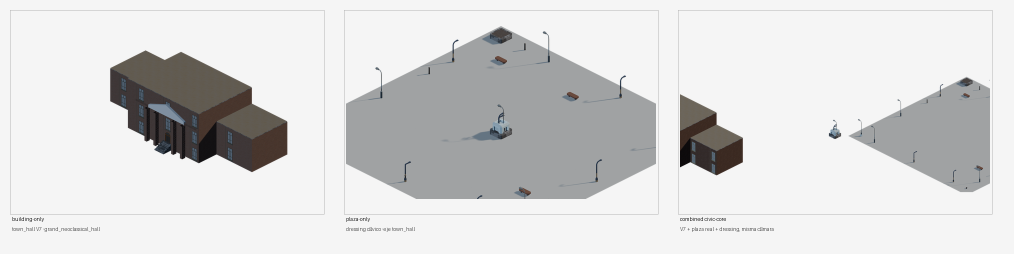
#> input picture blender_artist/showcase/vg-civic-core/civic-core-references.png, 2028 x 508 px, given in place of city_mixed_tenement_z1.png, which was not available (shown at 1/2 size)
$ python d1113t-phaser-sheets.py
#> lines starting #> are read from the running program, lines starting #| are printed output that depends on the picture
#!/usr/bin/env python3
"""D-111.3-T FASE 4 — hojas de entregables a partir de `phaser_captures/`.

Compone, sólo desde capturas versionadas del propio brazo QA:
  d1113_technical_city_1x.png · d1113_technical_city_05x.png · d1113_technical_night.png ·
  d1113_technical_damage_fire.png

Uso: python3 scripts/d1113t-phaser-sheets.py
"""

from pathlib import Path

from PIL import Image, ImageDraw

REPO = Path(__file__).resolve().parents[1]
TECH = REPO / "docs/art/graphics-capabilities/evidence/d1113/technical"
CAPS = TECH / "phaser_captures"
BG = (11, 20, 34)
PANEL_BG = (17, 27, 43)
TEXT = (232, 236, 244)
MUTED = (148, 163, 184)
CELL_W, CELL_H = 720, 470
CAPTION_H = 56
PAD = 18


def sheet(name, arms, header):
#> called with name = 'd1113_technical_city_1x.png'
    width = CELL_W * 2 + PAD * 3
    height = 56 + ((CELL_H + CAPTION_H + PAD) * ((len(arms) + 1) // 2)) + PAD
    out = Image.new("RGB", (width, height), BG)
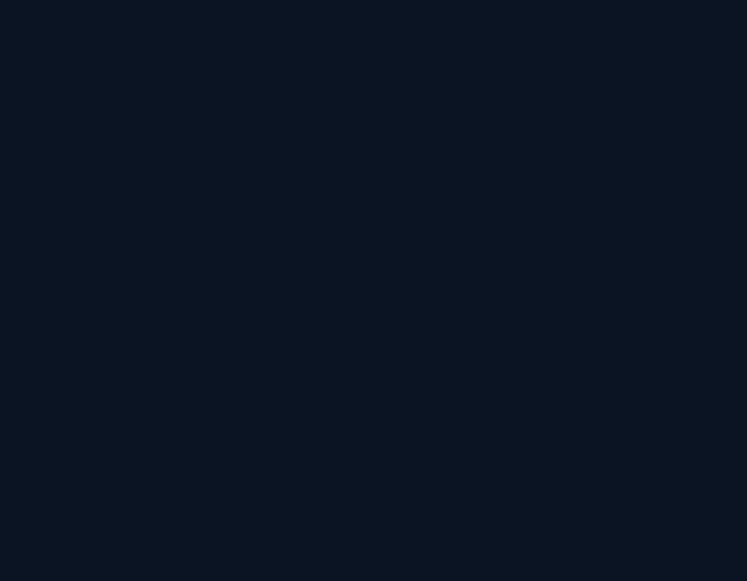
#> out: PIL image 1494x1162 RGB (shown at 1/2 size); mean R, G, B 11, 20, 34
    draw = ImageDraw.Draw(out)
    draw.text((PAD, 16), header, fill=TEXT)
    for index, (arm, caption) in enumerate(arms):
        row, column = divmod(index, 2)
        x = PAD + column * (CELL_W + PAD)
        y = 56 + row * (CELL_H + CAPTION_H + PAD)
        image = Image.open(CAPS / f"{arm}.png").convert("RGB")
        scale = min((CELL_W - 16) / image.width, (CELL_H - 16) / image.height)
#> scale = 0.347
        image = image.resize((int(image.width * scale), int(image.height * scale)))
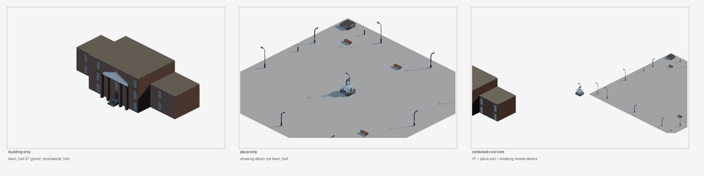
#> image: PIL image 704x176 RGB; mean R, G, B 216.5, 216.4, 216.4
        draw.rectangle([x, y, x + CELL_W, y + CELL_H + CAPTION_H], fill=PANEL_BG)
        out.paste(image, (x + (CELL_W - image.width) // 2, y + (CELL_H - image.height) // 2))
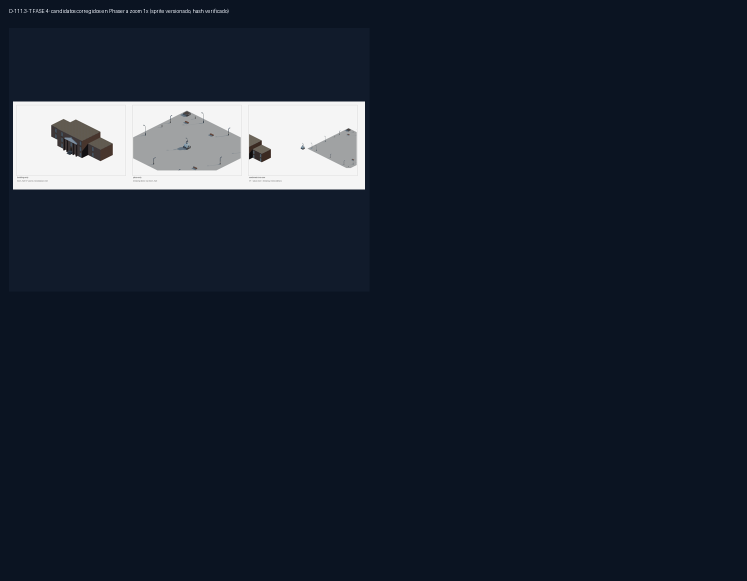
#> out: PIL image 1494x1162 RGB (shown at 1/2 size); mean R, G, B 26.7, 35.2, 48.5
        draw.text((x + 8, y + CELL_H + 6), caption, fill=TEXT)
        draw.text((x + 8, y + CELL_H + 26), "Art Lab QA · no partida jugable", fill=MUTED)
#> pass 2 of the loop in sheet, `for index, (arm, caption) in enumerate(arms):`:
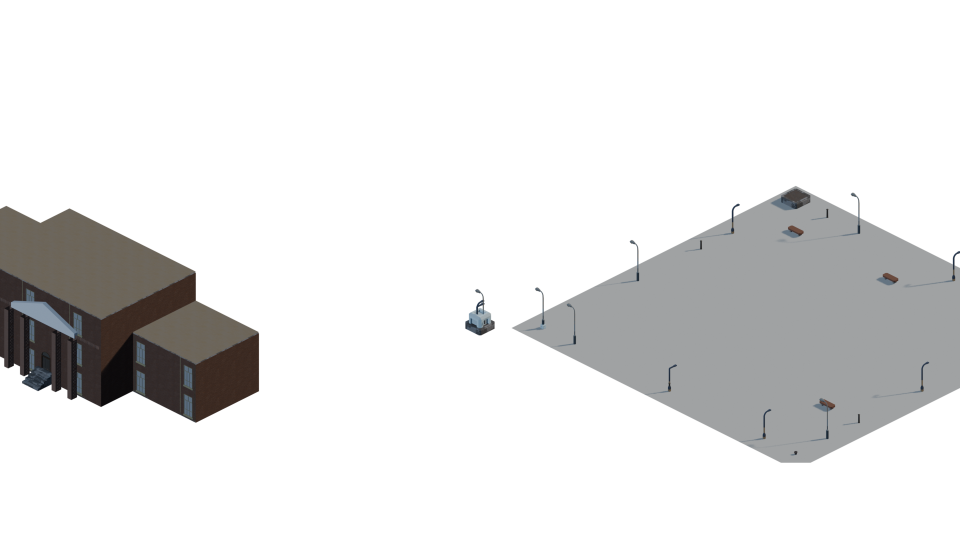
#> input picture blender_artist/showcase/vg-civic-core/civic_core_town_hall_1002.png, 1920 x 1080 px, given in place of city_row_house_z1.png, which was not available (shown at 1/2 size)
#> in sheet, `image = image.resize((int(image.width * scale), int(image.height * sca..`:
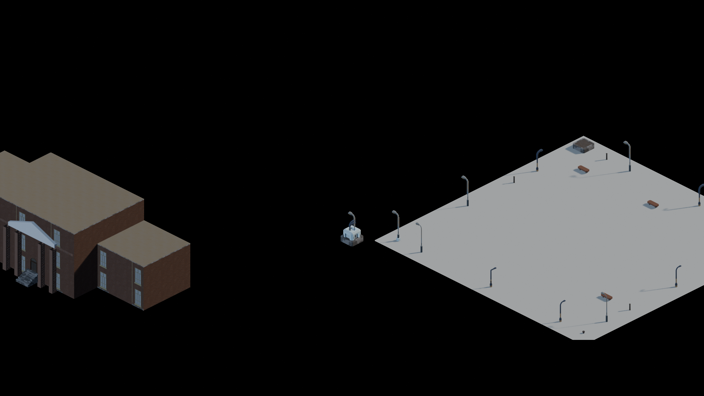
#> image: PIL image 704x396 RGB; mean R, G, B 28.6, 28.5, 28.2
#> in sheet, `out.paste(image, (x + (CELL_W - image.width) // 2, y + (CELL_H - image..`:
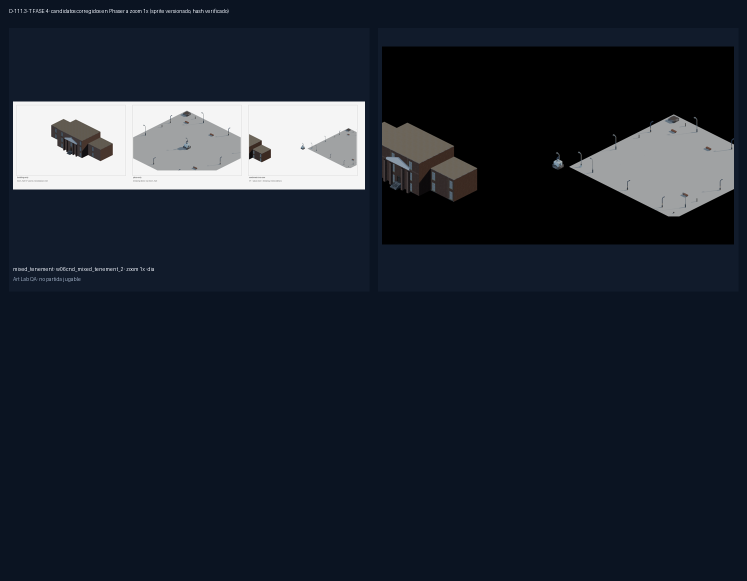
#> out: PIL image 1494x1162 RGB (shown at 1/2 size); mean R, G, B 29.9, 37, 48.1
    out.save(TECH / name)
    print("written", name)


def main() -> None:
    city = [
        ("mixed_tenement", "mixed_tenement · w06cnd_mixed_tenement_2"),
        ("row_house", "row_house · w06cnd_row_house_17"),
        ("warehouse", "warehouse · w06cnd_warehouse_2"),
        ("town_hall", "town_hall neoclásico · w06cnd_town_hall_5"),
    ]
    sheet(
        "d1113_technical_city_1x.png",
        [(f"city_{key}_z1", f"{label} · zoom 1x · dia") for key, label in city],
        "D-111.3-T FASE 4 · candidatos corregidos en Phaser a zoom 1x (sprite versionado, hash verificado)",
    )
    sheet(
        "d1113_technical_city_05x.png",
        [(f"city_{key}_z05", f"{label} · zoom 0,5x (escala de juego)") for key, label in city],
        "D-111.3-T FASE 4 · los mismos cuatro candidatos a zoom 0,5x",
    )
    sheet(
        "d1113_technical_night.png",
        [
            ("night_balanced_town_hall", "town_hall · fxPreset=night_balanced · sonda: preset activo, 4 luces"),
            ("night_balanced_mixed", "mixed_tenement · fxPreset=night_balanced · sonda: preset activo, 4 luces"),
        ],
        "D-111.3-T FASE 4 · noche REAL: el preset night_balanced se verifica en la sonda de Phaser (no basta fxMood=night)",
    )
    sheet(
        "d1113_technical_damage_fire.png",
        [
            ("damage_mixed_tenement-damaged", "mixed · damaged (varianta FASE 2, sin refs invalidas)"),
            ("damage_mixed_tenement-burning", "mixed · burning (focos 19=19 vs control, variacion justificada)"),
            ("damage_warehouse-damaged", "warehouse · damaged (pilares del portico)"),
            ("damage_warehouse-burning", "warehouse · burning (pilares + fuego)"),
        ],
        "D-111.3-T FASE 4 · dano e incendio con las variantes regeneradas en FASE 2 (candidateId y SHA-256 contrastados)",
    )


if __name__ == "__main__":
#> (the run stopped early here; a loop or call above may not have finished)
